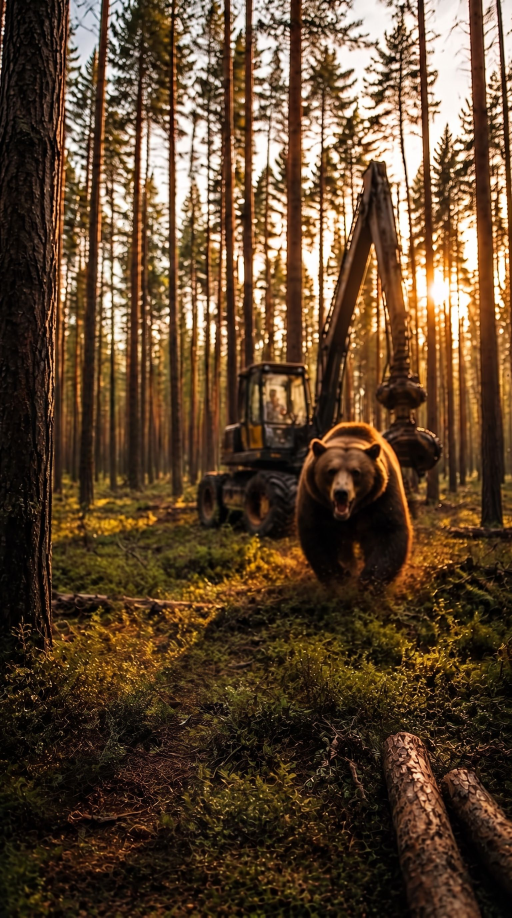
#> input picture app/backend/assets/references/bear.jpg, 1536 x 2752 px (shown at 1/3 size)
$ python grade.py ../app/backend/assets/references/bear.jpg out.png 1.0 1.0 1.0
#> lines starting #> are read from the running program, lines starting #| are printed output that depends on the picture
"""Кроп ближе + спокойная цветокоррекция. Без генерации: лицо и знак не трогаются."""
import sys
from pathlib import Path
import numpy as np
from PIL import Image, ImageFilter

SRC = Path(sys.argv[1])
DST = Path(sys.argv[2])
ZOOM = float(sys.argv[3]) if len(sys.argv) > 3 else 1.25
CX, CY = (float(sys.argv[4]), float(sys.argv[5])) if len(sys.argv) > 5 else (0.52, 0.60)

im = Image.open(SRC).convert("RGB")
#> im is the input picture: PIL image 1536x2752 RGB; mean R, G, B 92, 68.7, 46.2
W, H = im.size
#> W = 1536; H = 2752

# --- кроп с сохранением пропорций ---
w, h = W / ZOOM, H / ZOOM
#> w = 1536; h = 2752
x0 = min(max(CX * W - w / 2, 0), W - w)
#> x0 = 0
y0 = min(max(CY * H - h / 2, 0), H - h)
#> y0 = 0
im = im.crop((round(x0), round(y0), round(x0 + w), round(y0 + h))).resize((W, H), Image.LANCZOS)

a = np.asarray(im).astype(np.float32) / 255.0

# --- насыщенность: гасим общий «отпуск в инстаграме», зелень отдельно ---
lum = a @ np.array([0.2126, 0.7152, 0.0722], dtype=np.float32)
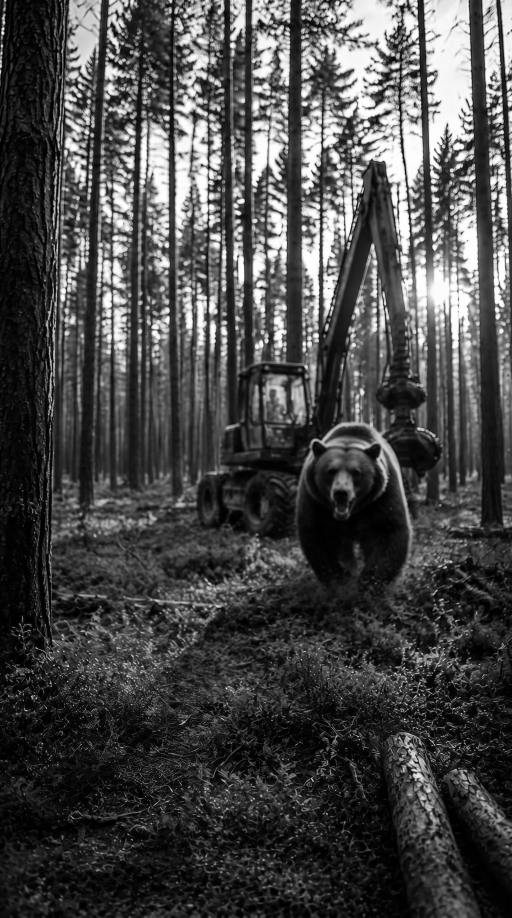
#> lum: shape (2752, 1536) float32 (shown at 1/3 size); min 0, max 1, mean 0.283
lum3 = lum[..., None]
a = lum3 + (a - lum3) * 0.90                       # общая насыщенность -10%
green = np.clip((a[..., 1] - (a[..., 0] + a[..., 2]) / 2) * 2.2, 0, 1)[..., None]
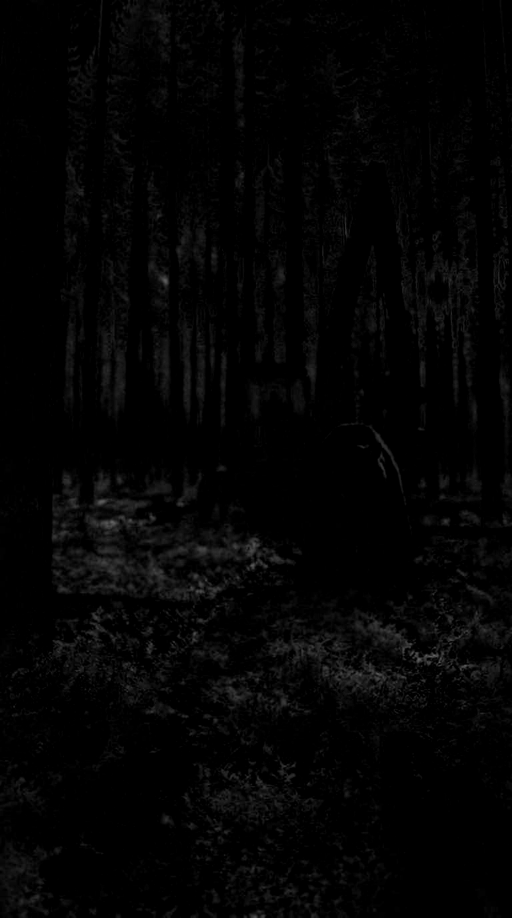
#> green: shape (2752, 1536, 1) float32 (shown at 1/3 size); min 0, max 0.439, mean 0.0168
a = a * (1 - green * 0.13) + lum3 * (green * 0.13)  # зелень ещё мягче: она и была кислотной

# --- плёночная кривая: подняли тени, придержали света, лёгкий контраст ---
a = np.clip(a, 0, 1)
a = 0.022 + a * 0.965                               # чёрный поднят чуть-чуть, без мути
a = a + 0.22 * (a - 0.5) * (1 - np.abs(a - 0.5) * 2)  # мягкая S-кривая

# --- баланс: теплее в светах, холоднее в тенях ---
shadow = np.clip(1 - lum, 0, 1)[..., None]
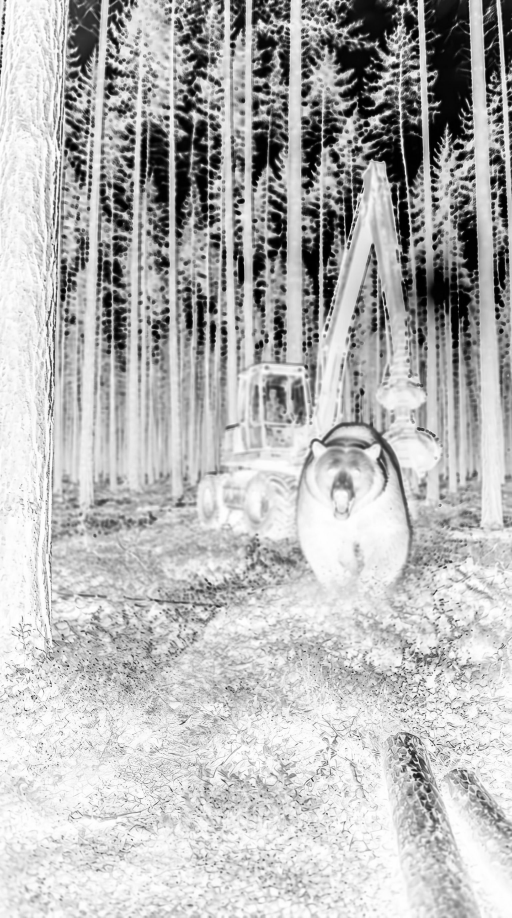
#> shadow: shape (2752, 1536, 1) float32 (shown at 1/3 size); min 0, max 1, mean 0.717
a[..., 0] += 0.022 * (1 - shadow[..., 0])
a[..., 2] += 0.018 * shadow[..., 0]

# --- виньетка ---
yy, xx = np.mgrid[0:H, 0:W].astype(np.float32)
r = np.sqrt(((xx / W - 0.5) * 2) ** 2 + ((yy / H - 0.5) * 2) ** 2) / 1.414
a *= (1 - 0.10 * np.clip(r, 0, 1) ** 2)[..., None]
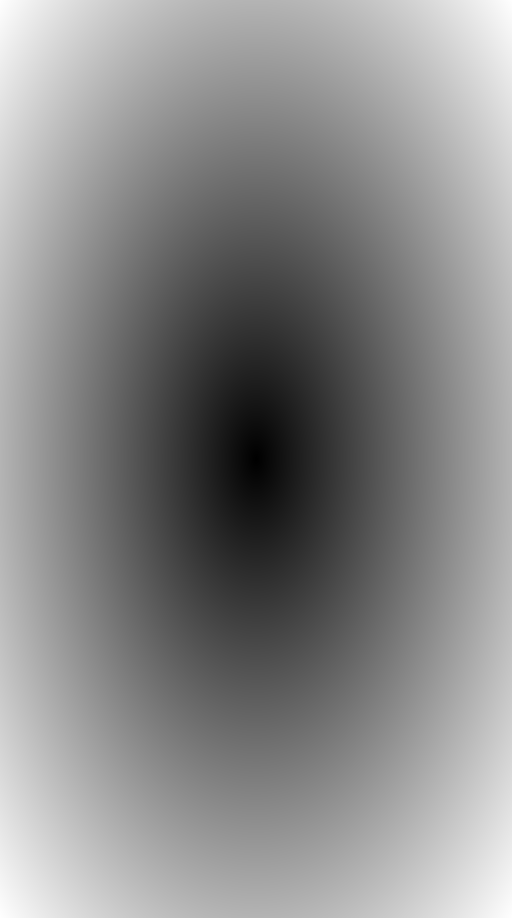
#> r: shape (2752, 1536) float32 (shown at 1/3 size); min 0, max 1, mean 0.541; drawn with min black and max white

out = Image.fromarray((np.clip(a, 0, 1) * 255).astype(np.uint8), "RGB")
# лёгкая резкость после ресайза
out = out.filter(ImageFilter.UnsharpMask(radius=1.6, percent=55, threshold=3))
out.save(DST, quality=95)
print("OK", DST, out.size)
#| OK out.png (1536, 2752)

$ run again, on app/backend/assets/references/site.jpg
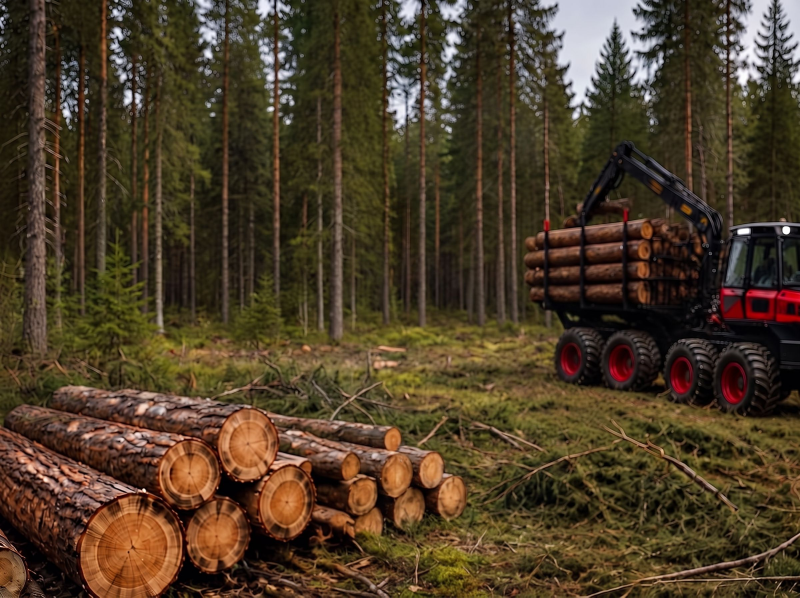
#> input picture app/backend/assets/references/site.jpg, 2400 x 1792 px (shown at 1/3 size)
#> im is the input picture: PIL image 2400x1792 RGB; mean R, G, B 76.8, 60.9, 40
#> `green = np.clip((a[..., 1] - (a[..., 0] + a[..., 2]) / 2) * 2.2, 0, 1)..`:
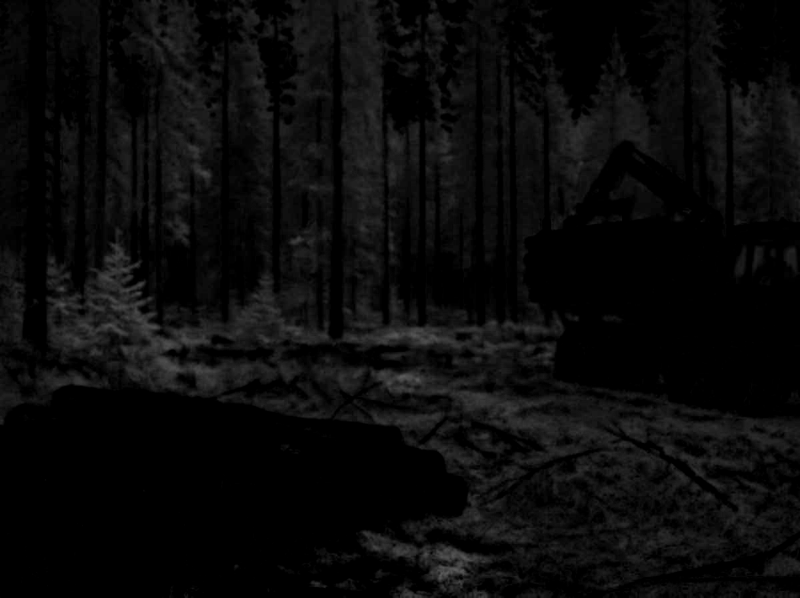
#> green: shape (1792, 2400, 1) float32 (shown at 1/3 size); min 0, max 0.384, mean 0.0427
#> `shadow = np.clip(1 - lum, 0, 1)[..., None]`:
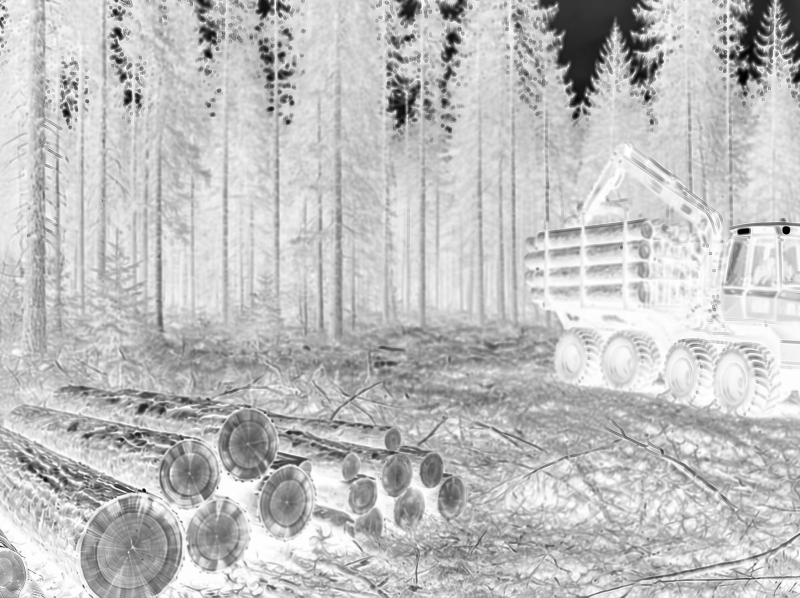
#> shadow: shape (1792, 2400, 1) float32 (shown at 1/3 size); min 0, max 1, mean 0.754
#| OK out.png (2400, 1792)
